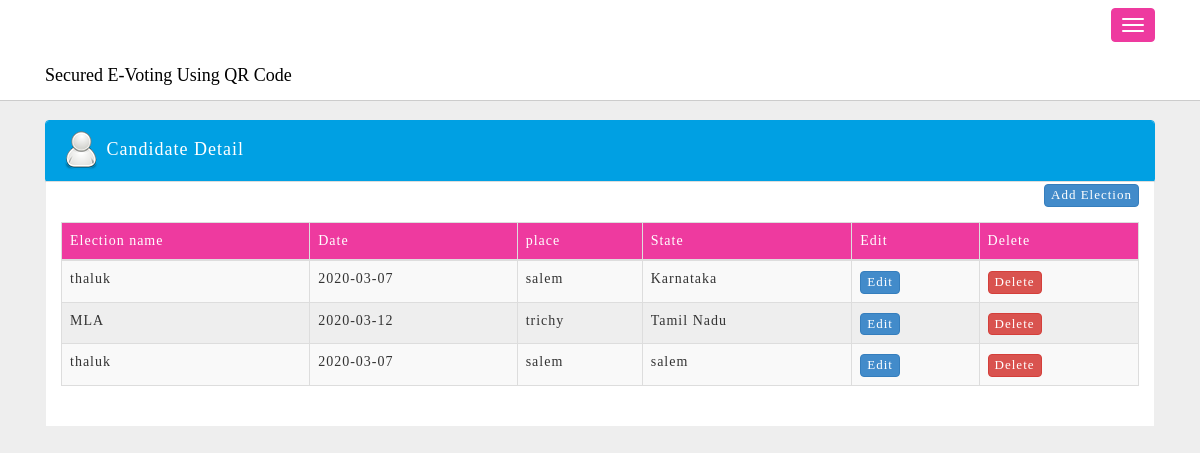
The page /e-voting_md/admin/election.php on the database as committed earlier.
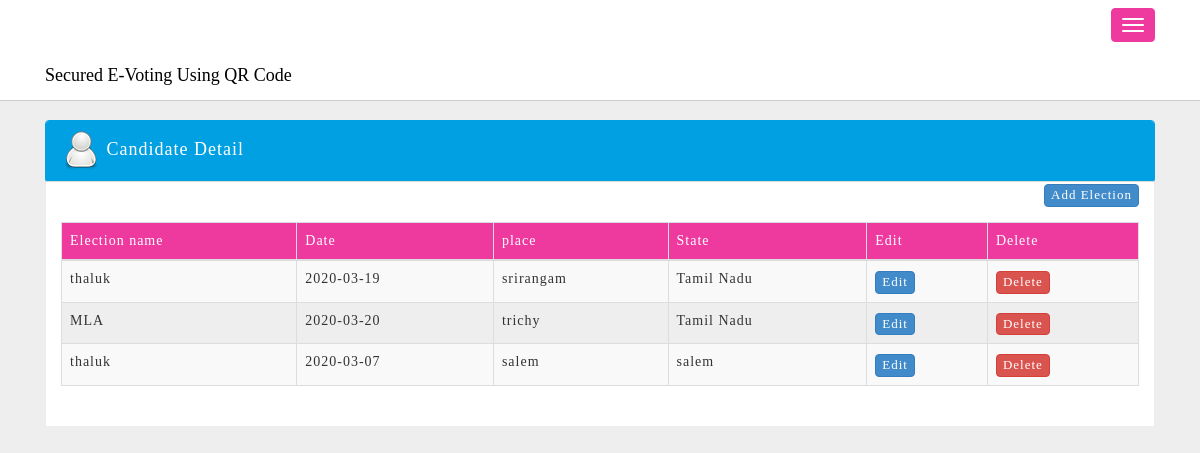
The same page on the database as committed later.
### tables this page shows
CREATE TABLE `election` (
  `ele_id` int(11) NOT NULL auto_increment,
  `ename` varchar(233) NOT NULL,
  `date` varchar(233) NOT NULL,
  `eplace` varchar(233) NOT NULL,
  `state` varchar(233) NOT NULL,
  `time` varchar(233) NOT NULL,
  PRIMARY KEY  (`ele_id`)
);

### e-voting_md/admin/election.php (the view, shortened to what this page needs)
<!DOCTYPE html>
<html lang="en">
<head>
    <link href="assets/css/bootstrap.css" rel="stylesheet">
    <link href="assets/css/mobile.css" rel="stylesheet">
</head>
<body>
    <nav class="navbar navbar-inverse navbar-fixed-top" role="navigation">
        <div class="container" id="menu">
			<div class="navbar-header">
                <button type="button" class="navbar-toggle" id="collapse-btn" data-toggle="collapse" data-target=".navbar-ex1-collapse">
                    <span class="icon-bar"></span>
                    <span class="icon-bar"></span>
                    <span class="icon-bar"></span>
                </button>
                 <a class="navbar-brand col-lg-12" id="brand" style="color:black;">
						<span style="font-family:elephant">Secured E-Voting Using QR Code</span>
				</a>
            </div>
		</div>
    </nav>
    <div class="container">
		<div class="row-fluid mtop120">
			<div class="col-lg-12 ">
				<div class="panel panel-default bg-white">
						<div class="panel-heading hidden-xs">
							<img src="images/user.png" alt="">
								Candidate Detail
						</div>
					<div class="col-lg-12 col-md-12 col-sm-12 col-xs-12 bg-white">
						<div class="col-md-5 mtop20 pbot20">
						</div>
						<div class="col-md-3 mtop20 pbot20">
						</div>
						<a style="float:right" class="btn btn-primary btn-view mtop2" href="candidate_add_schedule.php">Add Election</a>
						<div class="table-responsive">
							<table class="table table-striped table-bordered table-hover" id="dataTables-example">
								<thead class="thead">
									<tr>
										<td> Election name</td>
										<td> Date </td>
										<td> place</td>
										<td> State </td>
										<td> Edit </td>
										<td> Delete </td>
									</tr>
								</thead>
								<tbody id="user-area">
									<?php
										$select=mysql_query("select * from election");
										while($row=mysql_fetch_array($select))
										{
											?>
									<tr class="odd gradeX">
										<td><?php echo $row['ename'] ?></td>
										<td><?php echo $row['date'] ?></td>
										<td><?php echo $row['eplace'] ?></td>
										<td><?php echo $row['state'] ?></td>
										<td><a href="edit_election.php?eid=<?php echo $row['ele_id'] ?>" class="btn btn-primary btn-view mtop2" role="button" data-toggle="modal">
												Edit
											</a></td>
										<td><a href="delecte_election.php?eid=<?php echo $row['ele_id'] ?>"class="btn btn-danger btn-view mtop2" role="button" data-toggle="modal">
												Delete
											</a></td>
									</tr>
										<?php } ?>
								</tbody>
							</table>
						</div><br/>
					</div>
					</div>
				</div>
			</div>
		</div>
</body>
</html>

Rows that differ between the two databases and show on the page:
changed election: date "2020-03-07" → "2020-03-19"; eplace "salem" → "srirangam"; state "Karnataka" → "Tamil Nadu"
changed election "MLA": date "2020-03-12" → "2020-03-20"
